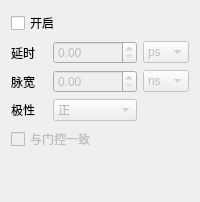
            <widget class="QWidget" name="tab_8">
             <attribute name="title">
              <string>输出C</string>
             </attribute>
             <layout class="QVBoxLayout" name="verticalLayout_4">
              <item>
               <widget class="QCheckBox" name="checkBox_channel_enable_c">
                <property name="text">
                 <string>开启</string>
                </property>
               </widget>
              </item>
              <item>
               <layout class="QGridLayout" name="gridLayout_12">
                <item row="1" column="1">
                 <widget class="QDoubleSpinBox" name="doubleSpinBox_width_c">
                  <property name="enabled">
                   <bool>false</bool>
                  </property>
                  <property name="minimumSize">
                   <size>
                    <width>0</width>
                    <height>0</height>
                   </size>
                  </property>
                  <property name="maximum">
                   <double>1000000000.000000000000000</double>
                  </property>
                 </widget>
                </item>
                <item row="1" column="0">
                 <widget class="QLabel" name="label_28">
                  <property name="text">
                   <string>脉宽</string>
                  </property>
                 </widget>
                </item>
                <item row="0" column="2">
                 <widget class="QComboBox" name="comboBox_delay_c">
                  <property name="enabled">
                   <bool>false</bool>
                  </property>
                  <property name="minimumSize">
                   <size>
                    <width>0</width>
                    <height>0</height>
                   </size>
                  </property>
                  <item>
                   <property name="text">
                    <string>ps</string>
                   </property>
                  </item>
                  <item>
                   <property name="text">
                    <string>ns</string>
                   </property>
                  </item>
                  <item>
                   <property name="text">
                    <string>us</string>
                   </property>
                  </item>
                  <item>
                   <property name="text">
                    <string>ms</string>
                   </property>
                  </item>
                  <item>
                   <property name="text">
                    <string>s</string>
                   </property>
                  </item>
                 </widget>
                </item>
                <item row="1" column="2">
                 <widget class="QComboBox" name="comboBox_width_c">
                  <property name="enabled">
                   <bool>false</bool>
                  </property>
                  <property name="minimumSize">
                   <size>
                    <width>0</width>
                    <height>0</height>
                   </size>
                  </property>
                  <item>
                   <property name="text">
                    <string>ns</string>
                   </property>
                  </item>
                  <item>
                   <property name="text">
                    <string>us</string>
                   </property>
                  </item>
                  <item>
                   <property name="text">
                    <string>ms</string>
                   </property>
                  </item>
                  <item>
                   <property name="text">
                    <string>s</string>
                   </property>
                  </item>
                 </widget>
                </item>
                <item row="0" column="1">
                 <widget class="QDoubleSpinBox" name="doubleSpinBox_delay_c">
                  <property name="enabled">
                   <bool>false</bool>
                  </property>
                  <property name="minimumSize">
                   <size>
                    <width>0</width>
                    <height>0</height>
                   </size>
                  </property>
                  <property name="maximum">
                   <double>1000000000.000000000000000</double>
                  </property>
                 </widget>
                </item>
                <item row="0" column="0">
                 <widget class="QLabel" name="label_29">
                  <property name="text">
                   <string>延时</string>
                  </property>
                 </widget>
                </item>
                <item row="2" column="0">
                 <widget class="QLabel" name="label_30">
                  <property name="text">
                   <string>极性</string>
                  </property>
                 </widget>
                </item>
                <item row="2" column="1">
                 <widget class="QComboBox" name="comboBox_polarity_c">
                  <property name="enabled">
                   <bool>false</bool>
                  </property>
                  <property name="minimumSize">
                   <size>
                    <width>0</width>
                    <height>0</height>
                   </size>
                  </property>
                  <item>
                   <property name="text">
                    <string>正</string>
                   </property>
                  </item>
                  <item>
                   <property name="text">
                    <string>反</string>
                   </property>
                  </item>
                 </widget>
                </item>
               </layout>
              </item>
              <item>
               <widget class="QCheckBox" name="checkBox_same_to_gate_c">
                <property name="enabled">
                 <bool>false</bool>
                </property>
                <property name="text">
                 <string>与门控一致</string>
                </property>
               </widget>
              </item>
              <item>
               <spacer name="verticalSpacer_4">
                <property name="orientation">
                 <enum>Qt::Vertical</enum>
                </property>
                <property name="sizeHint" stdset="0">
                 <size>
                  <width>20</width>
                  <height>40</height>
                 </size>
                </property>
               </spacer>
              </item>
             </layout>
            </widget>
